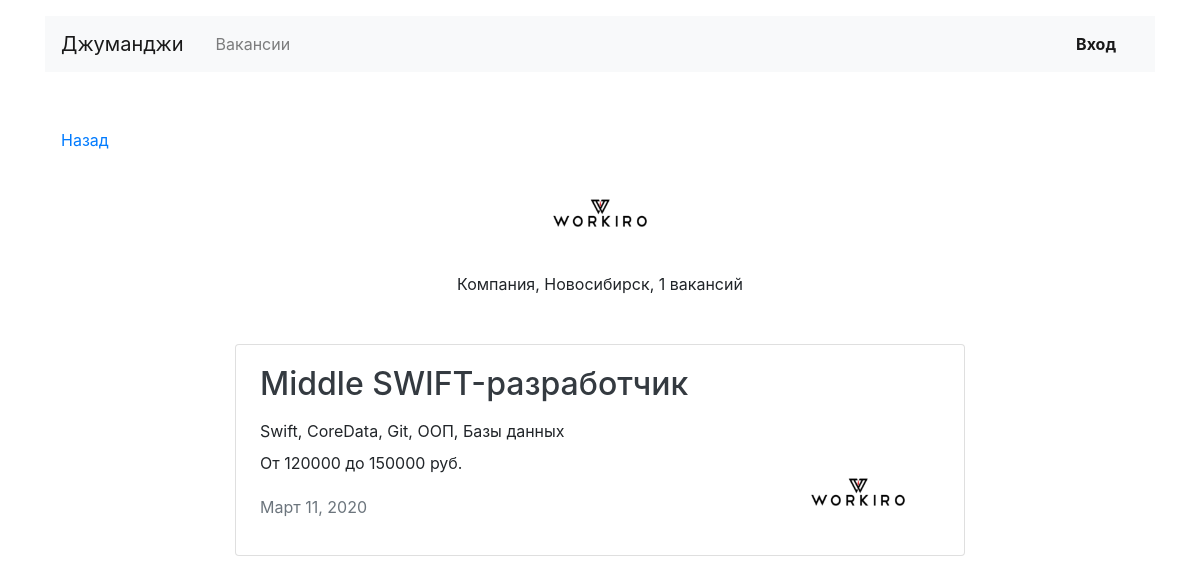
Screenshot of /companies/1 with the database file from the repository.
### vacancies/models.py (models this page shows, shortened)
class Company(models.Model):
    name = models.CharField("Название", max_length=50, unique=True)
    location = models.CharField("Город", max_length=50)
    logo = models.ImageField("Логотип", upload_to=MEDIA_COMPANY_IMAGE_DIR, null=True,)
    description = models.TextField("Описание")
    employee_count = models.IntegerField("Количество сотрудников")
    owner = models.OneToOneField(
        User,
        verbose_name="Владелец",
        on_delete=models.CASCADE,
        related_name='mycompnay',
        null=True,
        default=None,
    )
    class Meta:
        verbose_name = "Компания"
        verbose_name_plural = "Компании"

class Vacancy(models.Model):
    title = models.CharField("Название вакансии", max_length=60)
    specialty = models.ForeignKey(
        "Specialty",
        verbose_name="Специализация",
        on_delete=models.CASCADE,
        related_name="vacancies"
    )
    company = models.ForeignKey(
        "Company",
        verbose_name=" Компания ",
        on_delete=models.CASCADE,
        related_name="vacancies"
    )
    skills = models.TextField("Навыки")
    description = models.TextField("Текст")
    salary_min = models.IntegerField("Зарплата от")
    salary_max = models.IntegerField("Зарплата до")
    published_at = models.DateField("Опубликовано", default=datetime.date.today())
    class Meta:
        verbose_name = "Вакансия"
        verbose_name_plural = "Вакансии"

### vacancies/views.py (the view)
# urls.py: path('companies/<int:company_id>', views.ListCompanyView.as_view(), name='company_list'),
class ListCompanyView(ListView):
    model = Vacancy
    template_name = 'vacancies/company.html'
    context_object_name = 'vacancies'
    def get_context_data(self, **kwargs):
        context = super().get_context_data(**kwargs)
        company = get_object_or_404(Company, id=self.kwargs['company_id'])
        context['company'] = company
        context['vacancies'] = Vacancy.objects.filter(company=company)
        return context

### vacancies/templates/vacancies/company.html
{% extends 'vacancies/base.html' %}
{% block container %}
  <main class="container mt-3">
    <div class="navbar mt-5">
      <p><a href="#">Назад</a></p>
    </div>
    <section>
      <div class="text-center">
        {% if company.logo  %}
        <img src="{{ company.logo.url }}" width="130" height="80" alt="Company logo">
        {% endif %}
      </div>
      <h1 class="h1 text-center mx-auto mt-0 pt-1" style="font-size: 70px;"><strong>{{ company.title }}</strong></h1>
      <p class="text-center pt-1">Компания, {{ company.location }}, {{ vacancies.count }} вакансий</p>
      <div class="row mt-5">
        {% for vacancy in vacancies %}
        <div class="col-12 col-lg-8 offset-lg-2 m-auto">
          <div class="card mb-4">
            <div class="card-body px-4">
              <div class="row">
                <div class="col-12 col-md-8 col-lg-9">
                  <a class="text-dark" href="{% url 'vacancy' vacancy.id %}">
                    <h2 class="h2 pb-2">{{ vacancy.title }}</h2>
                  </a>
                  <p class="mb-2">{{ vacancy.skills }}</p>
                  <p>От {{ vacancy.salary_min }} до {{ vacancy.salary_max }} руб.</p>
                  <p class="text-muted pt-1">{{ vacancy.published_at }}</p>
                </div>
                <div class="col-12 col-md-4 col-lg-3 d-flex align-items-end">
                  {% if vacancy.company.logo %}
                    <img src="{{ vacancy.company.logo.url }}" width="130" height="80" alt="">
                  {% endif %}
                </div>
              </div>
            </div>
          </div>
        </div>
        {% endfor %}
      </div>
    </section>
  </main>
{% endblock %}

### rows the page displays
Company: logo (picture), location "Новосибирск"
Vacancy: title "Middle SWIFT-разработчик", skills "Swift, CoreData, Git, ООП, Базы данных", salary_min "120000", salary_max "150000", published_at "Март 11, 2020", company.logo (picture)

### other values shown
{{ vacancies.count }} "1"
